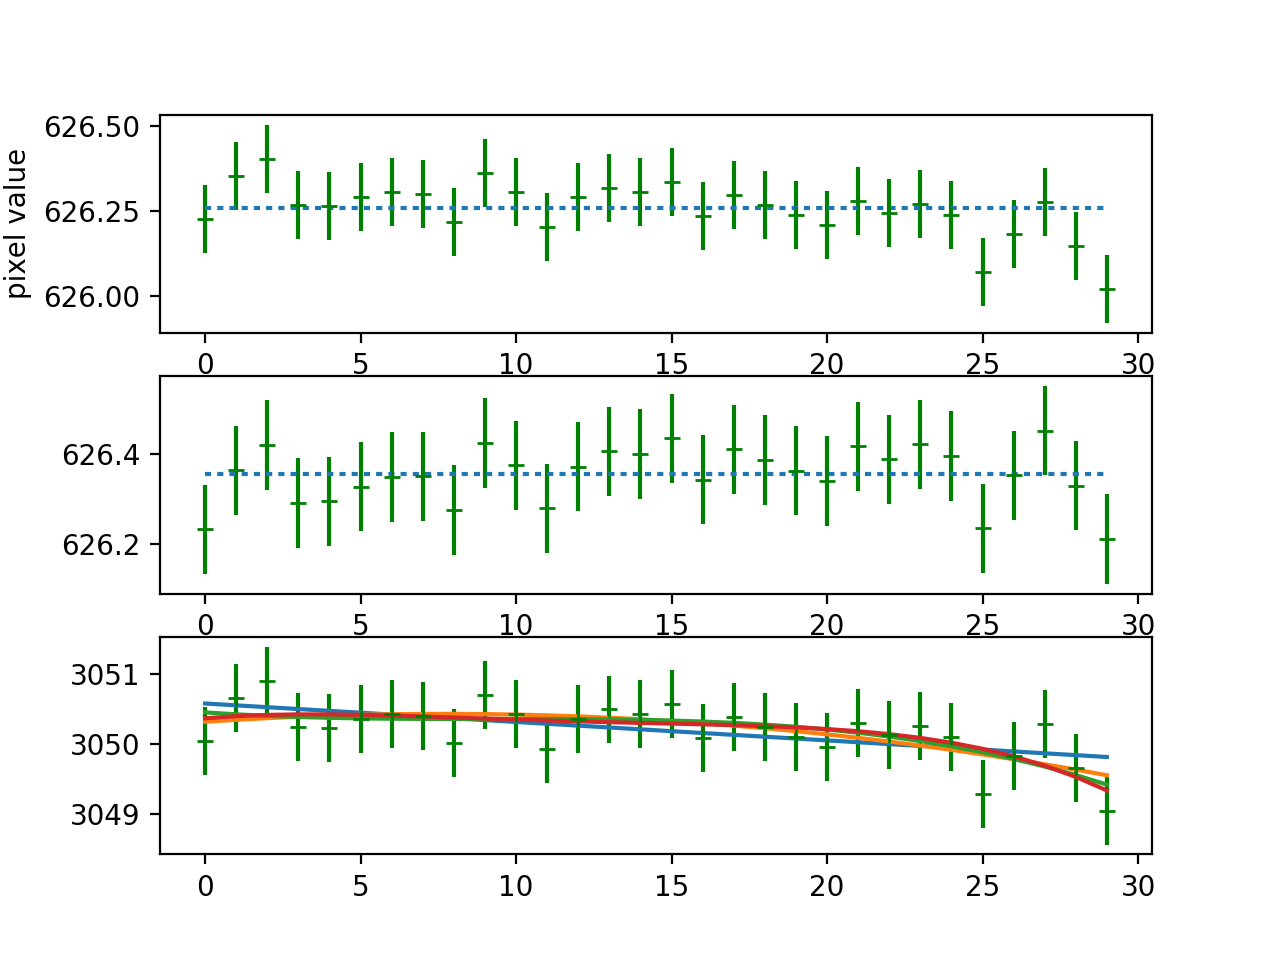

Generate this figure with Python:

import numpy as np
import matplotlib.pyplot as plt

# calibration constant measured at 11:55
C0 = 4.87052

# results, in pixels, of 30 five-minute runs from 12:00 to 2:30


specDat = np.array([3050.04799962, 3050.65793633, 3050.90569409,
       3050.24155269,
       3050.22787491, 3050.35741371, 3050.43373716, 3050.40810523,
       3050.00879966, 3050.70846062, 3050.43380199, 3049.93443244,
       3050.35913566, 3050.49479939, 3050.43455763, 3050.57309314,
       3050.0926935 , 3050.39308078, 3050.24608074, 3050.09896557,
       3049.95573773, 3050.30141048, 3050.1304266 , 3050.26240642,
       3050.10285653, 3049.28562153, 3049.83249471, 3050.28712602,
       3049.65682186, 3049.0459217 ])

nruns = len(specDat)

# calibration constant measured at 2:35AM
C1 = 4.86894

# wavelength = pixelValue/calibrationConst

runnumber = range(nruns)
pixel_errorbar = 0.1*C0 # 
wl_errorbar = pixel_errorbar/C0 # and it turns out this leads to 0.1/C0/C0 errors on wavelength

# always look a the raw data
                            
plt.ion()
plt.clf()
fig, (ax1,ax2,ax3) = plt.subplots(3,1)

# here is a plot just using the starting calibration.  You can see the drift; runs 16 and higher are all downwards fluctuations.
ax1.errorbar(runnumber,specDat/C0,yerr=wl_errorbar,fmt='g+')
ax1.set_xlabel("run")
ax1.set_ylabel("pixel value")
dumb_average = np.mean(specDat/C0)
ax1.plot(runnumber,[dumb_average,]*nruns,linestyle=":")


#What value do we get if we just trust the recently-calibrated points?
wl0 = specDat[0]/C0
wl1 = specDat[-1]/C1
bestvalue = (wl0+wl1)/2
sem = wl_errorbar/np.sqrt(2)
print("wl0 = %f, wl1=%f, average = %f +/- %f"%(wl0,wl1,bestvalue,sem))


# You might try a linear interpolation of the shifting calibration, but
# it's not going to work great.  Watch this.
cal_line = np.array([C0 + (C1-C0)/(nruns+2)*(i+1) for i in runnumber])
wl_linear = specDat/cal_line
ax2.errorbar(runnumber,wl_linear,yerr=wl_errorbar,fmt='g+')
avg_linear = np.mean(wl_linear)
sem_linear = 0.1/np.sqrt(nruns)
print("average = %f +/- %f"%(avg_linear,sem_linear))
ax2.plot(runnumber,[avg_linear]*nruns,linestyle=":")
'''
This has removed evidence of the early/late drift, BUT maybe has just shifted
the problem to the middle---the 12th through 24th points are all high-fluctuations, 
unlikely if the data were really a constant wavelength.  I don't know what to put 
into my error bar reasoning---are these 30 random normally-distributed fluctuations
or are they miscalibrations?  I don't know! 
'''

# It is tempting to fit a polynomial to the data, but I don't advise it.  Here is why.
for N in [1,2,3,4]:
    coefficients = np.polyfit(runnumber,specDat,N)
    polycal = [np.sum([coefficients[i]*irun**(N-i) for i in range(N+1)]) for irun in runnumber]
    ax3.plot(runnumber,polycal,label="N=%d"%N)
    # it is not dirt-simple to figure out what to do with this particular polynomial; by itself it's not
    # the calibration curve, since we have particular values we think the calibration constant should
    # hit at the beginning and the end.  (I will not actually do this right now since it's annoying.)
ax3.errorbar(runnumber,specDat,yerr=pixel_errorbar,fmt='g+')
'''
What have we learned? Depending on our choice of polynomial, MAYBE we have learned that the 
calibration drifted down linearly, but also that wavelength was sort of high (with many data 
points lying ABOVE 626.226 nm).  Or maybe we learned that the calibration dropped fast at the 
end, the wavelength was fairly low, and the fluctuations sort of nicely alternately low/high/low/high.
YOU CAN'T TELL, so you mustn't pretend that you could tell, reporting the same sort of tiny error bar 
you'd have reported if the calibration was perfectly known.

Nor should you throw up your hands and say "well, I'll report one data point".  You spent a hard night 
at the telescope getting more than one data point.  Here is what I would do.  

0) We know the calibration drifted.  
a) The truth is somewhere between "calibration stayed the same" and "linear drift" 
but we don't know exactly where.
b) The polynomial fits are not nonsense---it DOES look more like the calibration 
changed faster at the end, so let's err towards "stayed the same"
c) Insofar as I trust this, I trust my ability to average together early data points.
d) The question is how many I trust myself to average.  Let's try various numbers.
'''

for n_good_points in range(1,30):
    average_c = np.average(specDat[0:n_good_points]/C0) # using the early coefficient as fixed
    average_l = np.average(wl_linear[0:n_good_points]) # using the linear-drift hypothesis
    ideal_sem = 0.1/np.sqrt(n_good_points) # standard error on the mean is our most optimistic error bar
    print("%d points: model disagreement %f vs optimistic error bar %f"%
              (n_good_points,average_c - average_l,ideal_sem))

'''
As you can see, the linear vs. constant models get further apart gradually, but our 
averaging-data-points-together also builds confidence gradually.  After averaging 5 data points,
our error bar is down to 0.044 nm (good!) while the models only disagree by 0.019 nm.  We can very nearly 
trust the standard-error-on-the-mean here.  After 10 data points, the random error and the model error are
about the same size.   Maybe we should stop there, with a statistical error AND a systematic error.
Such errors are usually added in quadrature.  Let's run that again with different printouts:
''' 

best_value = 0
best_error = 999
best_stat = -1
best_sys = -1
for n_good_points in range(1,30):
    average_c = np.average(specDat[0:n_good_points]/C0) # using the early coefficient as fixed
    average_l = np.average(wl_linear[0:n_good_points]) # using the linear-drift hypothesis
    statistical_error = 0.1/np.sqrt(n_good_points) # standard error on the mean is our most optimistic error bar
    systematic_error = (average_c - average_l)/2
    value_to_report = (average_c + average_l)/2 # split the difference of two models
    total_error = np.sqrt(statistical_error**2 + systematic_error**2)
    print("%d good points: wavelength %f +/- %f"%(n_good_points,value_to_report,total_error))
    if total_error < best_error:
        best_value, best_error, best_stat, best_sys = (
            value_to_report,total_error,statistical_error,np.abs(systematic_error))
    
# in fact it looks like the very best choice (in this picture) is to average the first 12 points:
print("We therefore report %.2f nm +/- %.2f (%.2f stat, %.2f sys))"%(best_value, best_error, best_stat, best_sys))

# If we tried to add weight to our suspicion that the linear-drift model is the less plausible one
# we could build that into our decisionmaking and averaging in some ad-hoc way.

plt.savefig("soln.png")





